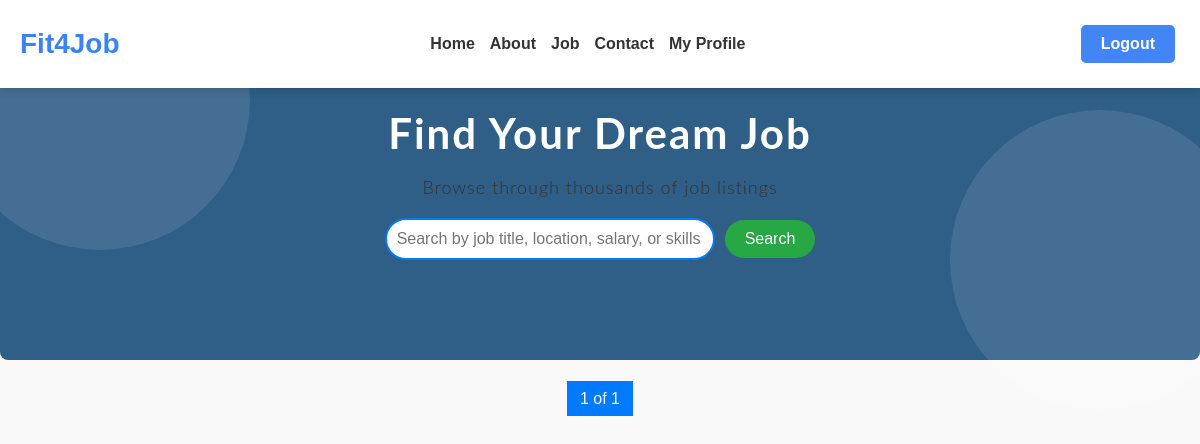
Before: /job-list/ (signed in) with the older database file.
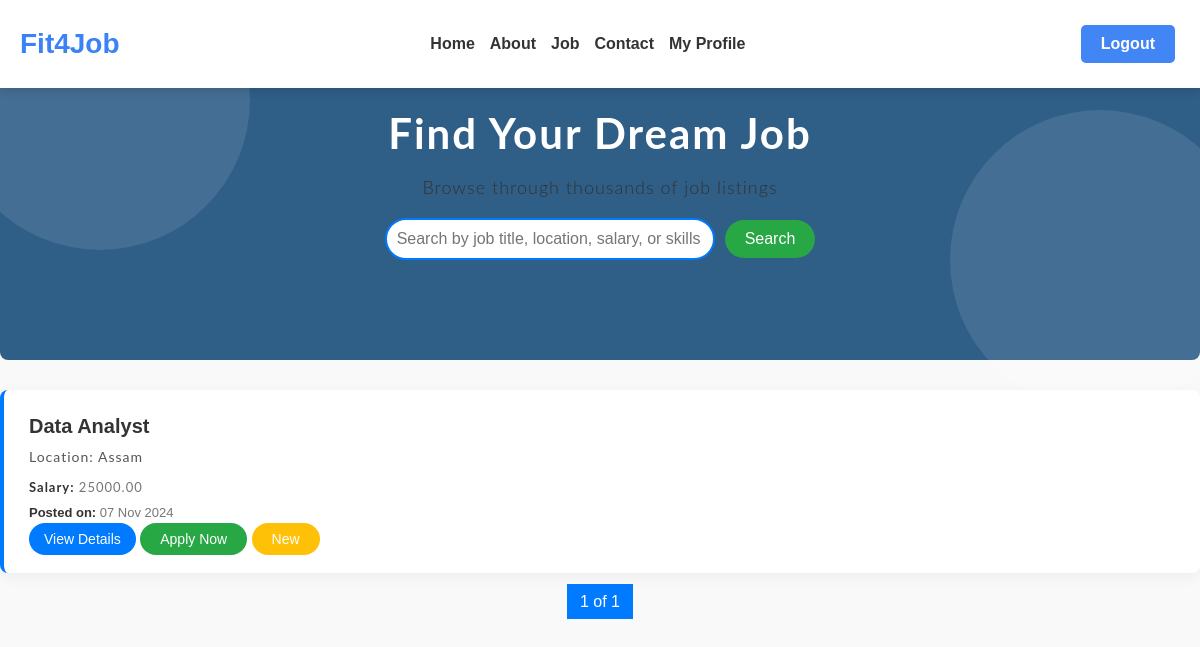
After: the same page with the newer database file.
### ats_app/models.py (models this page shows, shortened)
class Job(models.Model):
    title = models.CharField(max_length=100)
    description = models.TextField()
    job_type = models.CharField(max_length=50)
    location = models.CharField(max_length=100)
    skills = models.CharField(max_length=200)
    salary = models.DecimalField(max_digits=10, decimal_places=2)
    created_at = models.DateTimeField(default=timezone.now)
    updated_at = models.DateTimeField(auto_now=True)
    user = models.ForeignKey(User, on_delete=models.CASCADE)

### ats_app/views.py (the view)
    def wrapper(request, *args, **kwargs):
        if 'username' in request.session:
            return view_func(request, *args, **kwargs)
        else:
            messages.error(request, 'You need to log in to access this page.')
            return redirect('signin')

### ats_app/views.py (called while the page is built)
def is_authenticated(view_func):
    def wrapper(request, *args, **kwargs):
        if 'username' in request.session:
            return view_func(request, *args, **kwargs)
        else:
            messages.error(request, 'You need to log in to access this page.')
            return redirect('signin')
    return wrapper

@is_authenticated
def job_view(request):
    query = request.GET.get('q', '')  # Search query
    today = timezone.now().date() # Current date for checking new jobs
    job_list = Job.objects.filter(
        Q(title__icontains=query) |           # Search by title
        Q(location__icontains=query) |        # Search by location
        Q(salary__icontains=query) |          # Search by salary
        Q(skills__icontains=query)            # Search by skills
    ) if query else Job.objects.all()
    job_list = job_list.order_by('-created_at')
    paginator = Paginator(job_list, 5)
    page_number = request.GET.get('page')
    page_obj = paginator.get_page(page_number)
    return render(request, 'main/job_list.html', {
        'page_obj': page_obj,
        'query': query,
        'today': today
    })

### templates/main/job_list.html (shortened to what this page needs)
{% extends 'base.html' %}
{% load static %}
{% block content %}
<div class="job-masthead">
    <h1 class="job-heading">Find Your Dream Job</h1>
    <p class="job-subheading">Browse through thousands of job listings</p>
    <form method="GET" action="{% url 'job' %}" class="search-form">
        <input type="text" name="q" class="search-input" placeholder="Search by job title, location, salary, or skills"
            value="{{ request.GET.q }}">
        <button type="submit" class="btn-search">Search</button>
    </form>
</div>
<ul class="job-listings-container">
    {% for job in page_obj %}
    <li class="job-item-card">
        <h2 class="job-item-title">{{ job.title }}</h2>
        <p class="job-item-location">Location: {{ job.location }}</p>
        <p class="job-item-meta"><strong>Salary:</strong> {{ job.salary }}</p>
        <div class="job-item-meta">
            <strong>Posted on:</strong> {{ job.created_at|date:"d M Y" }}
        </div>
        <a href="{% url 'job_detail' job.id %}" class="btn-view-job">View Details</a>
        {% if request.session.role != 'recruiter' %}
        <a href="{% url 'apply_for_job' job.id %}" class="btn-apply-job">Apply Now</a>
        {% endif %}
        {% if job.created_at.date == today %}
        <span class="new-job-badge">New</span>
        {% endif %}
    </li>
    {% endfor %}
</ul>
<div class="pagination">
    <span class="step-links">
        <span class="current-page">{{ page_obj.number }} of {{ page_obj.paginator.num_pages }}</span>
    </span>
</div>
{% endblock %}

Changed rows visible on the page:
added Job: title "Data Analyst", location "Assam", salary "25000.00", created_at "07 Nov 2024", shows "New"
